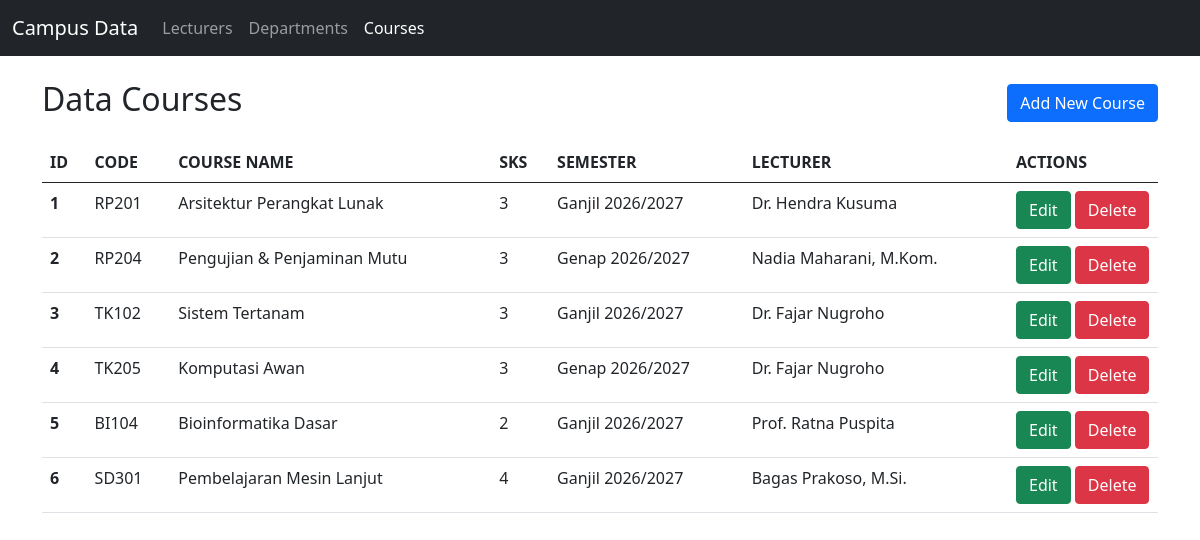
The app's page /Project/index.php?controller=course&action=index with its own data.
### tables this page shows
CREATE TABLE courses (
  id INT(11) NOT NULL AUTO_INCREMENT,
  course_code VARCHAR(20) NOT NULL,
  course_name VARCHAR(100) NOT NULL,
  sks INT(11) NOT NULL,
  semester VARCHAR(30) NOT NULL,
  lecturer_id INT(11) DEFAULT NULL,
  PRIMARY KEY (id),
  KEY idx_courses_lecturer (lecturer_id),
  CONSTRAINT fk_courses_lecturer FOREIGN KEY (lecturer_id)
    REFERENCES lecturers (id)
    ON DELETE SET NULL
    ON UPDATE CASCADE
);

CREATE TABLE lecturers (
  id INT(11) NOT NULL AUTO_INCREMENT,
  name VARCHAR(100) NOT NULL,
  nidn VARCHAR(20) NOT NULL,
  phone VARCHAR(20) NOT NULL,
  join_date DATE NOT NULL,
  department_id INT(11) DEFAULT NULL,
  PRIMARY KEY (id),
  KEY idx_lecturers_department (department_id),
  CONSTRAINT fk_lecturers_department FOREIGN KEY (department_id)
    REFERENCES departments (id)
    ON DELETE SET NULL
    ON UPDATE CASCADE
);

### Project/controllers/Controller.php (called while the page is built, shortened)
<?php
class Controller
{
    protected function render(string $view, array $data = []): void
    {
        extract($data);
        require __DIR__ . '/../views/' . $view . '.php';
    }
}

### Project/controllers/CourseController.php (called while the page is built, shortened)
<?php
require_once __DIR__ . '/Controller.php';
class CourseController extends Controller
{
    private Course $courseModel;
    public function __construct()
    {
        $this->courseModel = new Course();
    }
    public function index(): void
    {
        $this->render('courses/index', [
            'pageTitle'        => 'Courses',
            'activeController' => 'course',
            'courses'          => $this->courseModel->getAll(),
        ]);
    }
}

### Project/index.php (called while the page is built, shortened)
<?php
$action = $_GET['action'] ?? 'index';
$controllerInstance = new $controllerName();
$controllerInstance->$action();

### Project/models/Model.php (called while the page is built, shortened)
<?php
class Model
{
    protected mysqli $conn;
    public function __construct()
    {
        require __DIR__ . '/../config/connection.php';
        $this->conn = new mysqli(
            $db_config['servername'],
            $db_config['username'],
            $db_config['password'],
            $db_config['db_name']
        );
        $this->conn->set_charset('utf8mb4');
    }
    protected function executeQuery(string $sql, string $types = '', array $params = []): mysqli_stmt
    {
        $stmt = $this->conn->prepare($sql);
        if (!$stmt->execute()) {
            die('Execute failed: ' . $stmt->error);
        }
        return $stmt;
    }
    protected function fetchAll(string $sql, string $types = '', array $params = []): array
    {
        $stmt = $this->executeQuery($sql, $types, $params);
        $result = $stmt->get_result();
        $rows = $result ? $result->fetch_all(MYSQLI_ASSOC) : [];
        return $rows;
    }
}

### Project/config/connection.php (called while the page is built)
<?php
$db_config = [
    'servername' => 'localhost',
    'username'   => 'root',
    'password'   => '',
    'db_name'    => 'tp_mvc25',
];

### Project/models/Course.php (called while the page is built, shortened)
<?php
require_once __DIR__ . '/Model.php';
class Course extends Model
{
    public function getAll(): array
    {
        $sql = 'SELECT courses.*, lecturers.name AS lecturer_name
                FROM courses
                LEFT JOIN lecturers ON courses.lecturer_id = lecturers.id
                ORDER BY courses.id ASC';
        return $this->fetchAll($sql);
    }
}

### Project/views/courses/index.php (the view)
<?php require __DIR__ . '/../templates/header.php'; ?>
<div class="d-flex justify-content-between align-items-center mb-3">
  <h2>Data Courses</h2>
  <a class="btn btn-primary" href="index.php?controller=course&action=create">Add New Course</a>
</div>
<div class="table-responsive">
  <table class="table">
    <thead>
      <tr>
        <th>ID</th>
        <th>CODE</th>
        <th>COURSE NAME</th>
        <th>SKS</th>
        <th>SEMESTER</th>
        <th>LECTURER</th>
        <th style="width: 150px;">ACTIONS</th>
      </tr>
    </thead>
    <tbody>
      <?php if (!empty($courses)): ?>
        <?php foreach ($courses as $row): ?>
          <tr>
            <th><?= htmlspecialchars((string) $row['id']) ?></th>
            <td><?= htmlspecialchars($row['course_code']) ?></td>
            <td><?= htmlspecialchars($row['course_name']) ?></td>
            <td><?= htmlspecialchars((string) $row['sks']) ?></td>
            <td><?= htmlspecialchars($row['semester']) ?></td>
            <td><?= htmlspecialchars($row['lecturer_name'] ?? '-') ?></td>
            <td>
              <a class="btn btn-success" href="index.php?controller=course&action=edit&id=<?= (int) $row['id'] ?>">Edit</a>
              <a class="btn btn-danger" href="index.php?controller=course&action=delete&id=<?= (int) $row['id'] ?>" onclick="return confirm('Delete this course?')">Delete</a>
            </td>
          </tr>
        <?php endforeach; ?>
      <?php else: ?>
        <tr>
          <td colspan="7" class="text-center text-muted">No course data available.</td>
        </tr>
      <?php endif; ?>
    </tbody>
  </table>
</div>
<?php require __DIR__ . '/../templates/footer.php'; ?>

### records on screen
courses: id "1", course_code "RP201", course_name "Arsitektur Perangkat Lunak", sks "3", semester "Ganjil 2026/2027", lecturer.name "Dr. Hendra Kusuma"
courses: id "2", course_code "RP204", course_name "Pengujian & Penjaminan Mutu", sks "3", semester "Genap 2026/2027", lecturer.name "Nadia Maharani, M.Kom."
courses: id "3", course_code "TK102", course_name "Sistem Tertanam", sks "3", semester "Ganjil 2026/2027", lecturer.name "Dr. Fajar Nugroho"
courses: id "4", course_code "TK205", course_name "Komputasi Awan", sks "3", semester "Genap 2026/2027", lecturer.name "Dr. Fajar Nugroho"
courses: id "5", course_code "BI104", course_name "Bioinformatika Dasar", sks "2", semester "Ganjil 2026/2027", lecturer.name "Prof. Ratna Puspita"
courses: id "6", course_code "SD301", course_name "Pembelajaran Mesin Lanjut", sks "4", semester "Ganjil 2026/2027", lecturer.name "Bagas Prakoso, M.Si."
